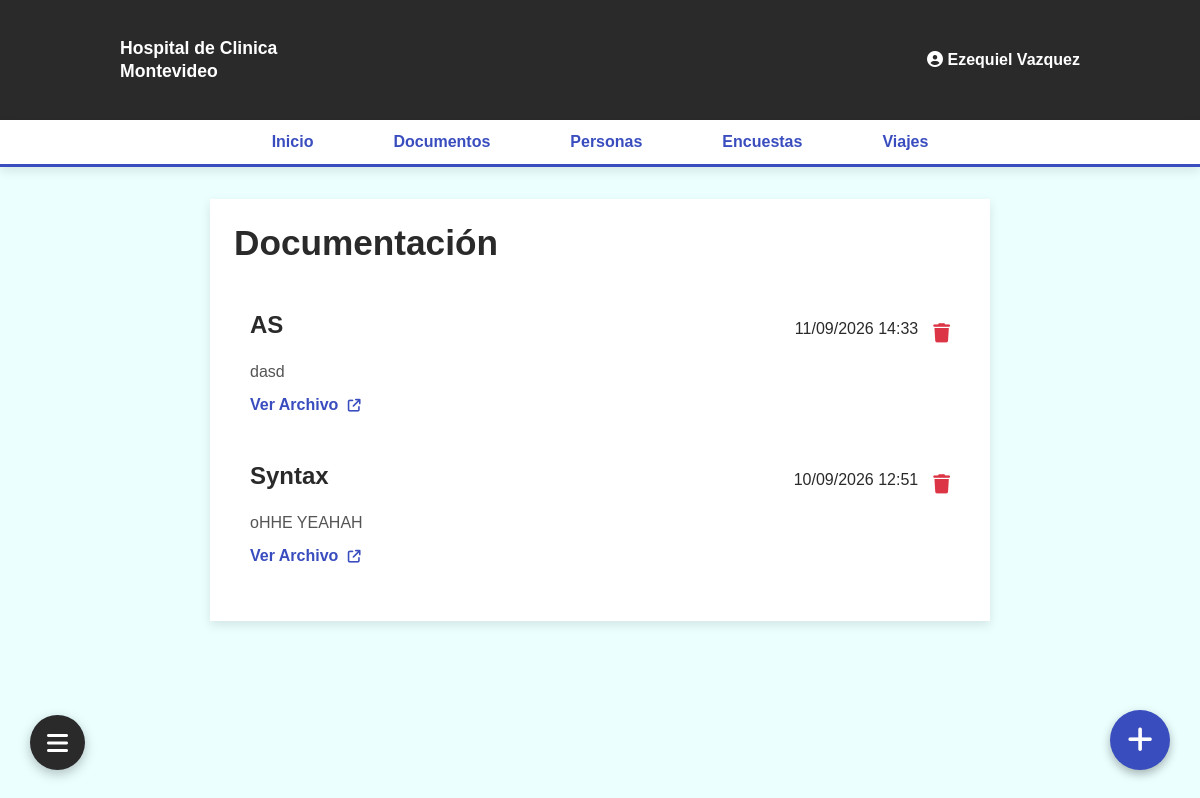
The app's page /documentos.php (signed in) with its own data.
### tables this page shows
CREATE TABLE `documentacion` (
  `iddocumento` int(6) NOT NULL,
  `categoria` varchar(50) DEFAULT NULL,
  `titulo` varchar(50) DEFAULT NULL,
  `descripcion` text DEFAULT NULL,
  `archivo` varchar(255) DEFAULT NULL,
  `nombre_documento` varchar(50) DEFAULT NULL,
  `fecha_carga` timestamp NOT NULL DEFAULT current_timestamp()
);

### documentos.php (the view, shortened to what this page needs)
<?php
$server = "localhost";
$usuario = "root";
$pass = "";
$bdatos = "hospital";
$enlace = mysqli_connect($server, $usuario, $pass, $bdatos);
$consulta_docs = "SELECT * FROM documentacion ORDER BY fecha_carga DESC";
$resultado_docs = mysqli_query($enlace, $consulta_docs);
?>
<!DOCTYPE html>
<html lang="es">
<head>
    <link rel="stylesheet" href="css/style-a.css">
    <link rel="stylesheet" href="css/doc.css?v=<?php echo time(); ?>">
    <link rel="stylesheet" href="https://cdnjs.cloudflare.com/ajax/libs/font-awesome/6.4.0/css/all.min.css">
</head>
<body>
    <header class="header" id="header-index">
        <div class="header-top">
            <div class="logo">
                Hospital de Clinica <br> Montevideo
            </div>
            <div class="user-profile">
                <?php if (isset($_SESSION['id'])): ?>
                    <i class="fa-solid fa-circle-user avatar"></i>
                    <b><a href="perfil.html" class="user-name"><span><?php echo htmlspecialchars($_SESSION['nombre'] . ' ' . ($_SESSION['apellido'] ?? '')); ?></span></a></b>
                <?php else: ?>
                    <a href="php/login.php"><span>Iniciar Sesion</span></a>
                <?php endif; ?>
            </div>
        </div>
        <div class="menu" id="menu-index">
            <a href="index.php">Inicio</a>
            <a href="documentos.php">Documentos</a>
            <a href="personas.php">Personas</a>
            <a href="encuestas.php">Encuestas</a>
            <a href="viajes.php">Viajes</a>
        </div>
    </header>
    <main class="main-body">
        <div class="main-content" id="main-content-historial">
            <h1 class="titulo-historial">Documentación</h1>
            <div class="Historial section">
                <?php if (mysqli_num_rows($resultado_docs) > 0): ?>
                    <?php while ($doc = mysqli_fetch_assoc($resultado_docs)): ?>
                        <div class="historial-card">
                            <div class="historial-card-header">
                                <div class="side-left-hs">
                                    <h2 class="historial-title"><?php echo htmlspecialchars($doc['titulo']); ?></h2>
                                </div>
                                <div class="side-right-hs" style="display: flex; align-items: center; gap: 15px;">
                                    <p class="historial-date"><?php echo date("d/m/Y H:i", strtotime($doc['fecha_carga'])); ?></p>
                                    <button class="btn-delete-doc" data-id="<?php echo $doc['iddocumento']; ?>" title="Eliminar documento">
                                        <i class="fa-solid fa-trash" style="color: #dc3545; font-size: 1.2rem;"></i>
                                    </button>
                                </div>
                            </div>
                            <p class="historial-description" style="margin-bottom: 15px; color: #555;">
                                <?php echo htmlspecialchars($doc['descripcion']); ?>
                            </p>
                            <a href="<?php echo htmlspecialchars($doc['archivo']); ?>" target="_blank" class="qr-link">
                                Ver Archivo <i class="fa-solid fa-arrow-up-right-from-square" style="font-size: 0.8rem; margin-left: 5px;"></i>
                            </a>
                        </div>
                    <?php endwhile; ?>
                <?php else: ?>
                    <p style="text-align: center; color: #777;">No hay documentos cargados en el sistema.</p>
                <?php endif; ?>
            </div>
        </div>
    </main>
    <button class="crg-btn" id="crgBtn" title="Cargar Archivo">
        <i class="fa-solid fa-plus" style="font-size: 1.8rem; color: white;"></i>
    </button>
    <div class="floating-menu-container">
        <button class="fab-btn" id="fabBtn">
            <i class="fa-solid fa-bars" id="fabIcon"></i>
        </button>
    </div>
</body>
</html>

### css/style-a.css (style rules this page uses)
* { margin: 0; padding: 0; box-sizing: border-box; }
:root { --primary-color: #2a2a2b; --pressed-primary-color: #000000; --secondary-color: #3a4dbf; --pressed-secondary-color: #303061; --background-color: #eafffe; --main-color: #ffffff; --text-color: #333333; --grey-color: #747272; --pressed-grey-color: #dcdcdc; }
body { font-family: Arial, sans-serif; background-color: var(--background-color); color: var(--text-color); width: 100%; }
header { background-color: var(--primary-color); color: var(--main-color); width: 100%; }
.header-top { display: flex; justify-content: space-between; align-items: center; padding: 1.5rem 10%; min-height: 120px; }
.header-top a { text-decoration: none; color: var(--main-color); }
.logo { font-size: 1.1rem; font-weight: bold; line-height: 1.3; text-align: left; }
#menu-index { display: flex; justify-content: center; align-items: center; gap: 5rem; text-decoration: none; background-color: var(--main-color); padding: 0.8rem 1rem; border-bottom: 3px solid var(--secondary-color); box-shadow: 0px 4px 10px rgba(0, 0, 0, 0.1); }
#menu-index a { text-decoration: none; color: var(--secondary-color); font-weight: bold; font-size: 1rem; transition: color 0.2s ease; }
.main-body { padding: 2rem 0; }
.floating-menu-container { position: fixed; bottom: 30px; left: 30px; z-index: 100; }
.fab-btn { width: 55px; height: 55px; border-radius: 50%; background-color: var(--primary-color); border: none; color: var(--main-color); font-size: 1.5rem; cursor: pointer; box-shadow: 0px 4px 12px rgba(0, 0, 0, 0.25); display: flex; justify-content: center; align-items: center; transition: transform 0.2s, background-color 0.2s; }

### css/doc.css (style rules this page uses)
#main-content-historial { display: flex; flex-direction: column; align-items: stretch; padding: 1.5rem; margin: 0 auto; width: 65%; background-color: var(--main-color); box-shadow: 0px 4px 10px rgba(0, 0, 0, 0.1); }
.titulo-historial { color: var(--primary-color); font-size: 2.2rem; margin-bottom: 2rem; }
#main-content-historial h2 { color: var(--primary-color); font-size: 1.5rem; margin-bottom: 1rem; }
.historial-date { font-size: 1rem; color: var(--primary-color); margin-bottom: 0.5rem; }
.historial-card { padding: 1rem; padding-bottom: 2rem; display: flex; flex-direction: column; border-radius: 10px; }
.historial-card a { text-decoration: none; color: var(--secondary-color); font-weight: bold; font-size: 1rem; }
.historial-card-header { display: flex; flex-direction: row; justify-content: space-between; align-items: center; margin-bottom: 0.5rem; }
.crg-btn { position: fixed; bottom: 30px; right: 30px; background-color: var(--secondary-color); border-radius: 50%; width: 60px; height: 60px; border: none; cursor: pointer; box-shadow: 0 4px 10px rgba(0,0,0,0.3); display: flex; justify-content: center; align-items: center; z-index: 999; transition: background-color 0.3s ease, transform 0.2s ease; }
.btn-delete-doc { background: none; border: none; cursor: pointer; transition: transform 0.2s ease; }

### records on screen
documentacion: titulo "AS", fecha_carga "11/09/2026 14:33", descripcion "dasd"
documentacion: titulo "Syntax", fecha_carga "10/09/2026 12:51", descripcion "oHHE YEAHAH"

### other values on screen
$_SESSION['nombre'] . ' ' . ($_SESSION['apellido'] ?? '') "Ezequiel Vazquez"
